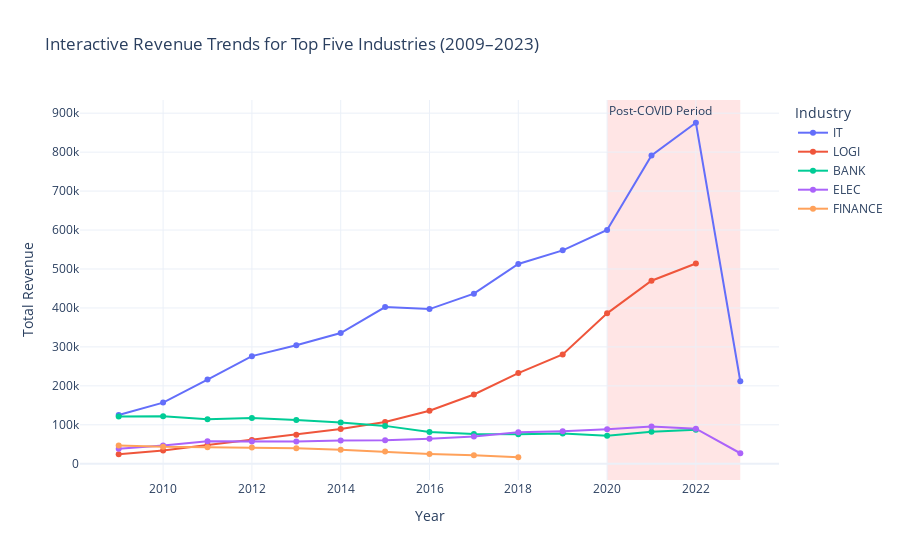

Source (notebook cell):
### Markdown cell above
**Visualization 1.** Interactive Revenue Trend for Top 5 Sectors with Post_Covid Highlights
This interactive module shows multiple Revenue trend for Top 5 sectors from 2009 - 2023.

This visuals was used for clarity, the line chat helps to highlight long term trend and the short term volatility.
The Color pallette is high-contrast that was used to differentiate between various financial variables that makes the chat readable.
The "Post Covid" shaded area(Contextual shading) provides immediate visual context, explaining the sudden peak and subsequent crash as an external market event rather than a normal data.

### Code cell
#Calling the Interactive Revenue Trend function 
plot_top5_industries_revenue()

### Figure 1 — Plotly figure (JSON) as saved in the notebook; plotly's stock layout.template omitted (floating-point values rounded to 4 significant figures)
{"data": [{"hovertemplate": "Industry: %{text}<br>\"\"Year: %{x}<br>\"\"Revenue: %{y:,.0f}<extra></extra>", "mode": "lines+markers", "name": "IT", "text": ["IT", "IT", "IT", "IT", "IT", "IT", "IT", "IT", "IT", "IT", "IT", "IT", "IT", "IT", "IT"], "type": "scatter", "x": [2009, 2010, 2011, 2012, 2013, 2014, 2015, 2016, 2017, 2018, 2019, 2020, 2021, 2022, 2023], "y": [124993, 157030, 216097, 276270, 304278, 335629, 402284, 397065, 436660, 512774, 547874, 600057, 791542, 875434, 211915]}, {"hovertemplate": "Industry: %{text}<br>\"\"Year: %{x}<br>\"\"Revenue: %{y:,.0f}<extra></extra>", "mode": "lines+markers", "name": "LOGI", "text": ["LOGI", "LOGI", "LOGI", "LOGI", "LOGI", "LOGI", "LOGI", "LOGI", "LOGI", "LOGI", "LOGI", "LOGI", "LOGI", "LOGI"], "type": "scatter", "x": [2009, 2010, 2011, 2012, 2013, 2014, 2015, 2016, 2017, 2018, 2019, 2020, 2021, 2022], "y": [24509, 34204, 48077, 61093, 74452, 88988, 107006, 135987, 177866, 232887, 280522, 386064, 469822, 513983]}, {"hovertemplate": "Industry: %{text}<br>\"\"Year: %{x}<br>\"\"Revenue: %{y:,.0f}<extra></extra>", "mode": "lines+markers", "name": "BANK", "text": ["BANK", "BANK", "BANK", "BANK", "BANK", "BANK", "BANK", "BANK", "BANK", "BANK", "BANK", "BANK", "BANK", "BANK"], "type": "scatter", "x": [2009, 2010, 2011, 2012, 2013, 2014, 2015, 2016, 2017, 2018, 2019, 2020, 2021, 2022], "y": [121400.0, 121900.0, 114000.0, 117300.0, 112600.0, 106100.0, 97250.0, 81440.0, 76680.0, 75600.0, 77370.0, 71680.0, 82230.0, 87310.0]}, {"hovertemplate": "Industry: %{text}<br>\"\"Year: %{x}<br>\"\"Revenue: %{y:,.0f}<extra></extra>", "mode": "lines+markers", "name": "ELEC", "text": ["ELEC", "ELEC", "ELEC", "ELEC", "ELEC", "ELEC", "ELEC", "ELEC", "ELEC", "ELEC", "ELEC", "ELEC", "ELEC", "ELEC", "ELEC"], "type": "scatter", "x": [2009, 2010, 2011, 2012, 2013, 2014, 2015, 2016, 2017, 2018, 2019, 2020, 2021, 2022, 2023], "y": [38550.0, 46950.0, 57540.0, 57340.0, 56990.0, 60000, 60037, 64397, 69671, 80562, 83681, 88785, 95699, 89968, 26974]}, {"hovertemplate": "Industry: %{text}<br>\"\"Year: %{x}<br>\"\"Revenue: %{y:,.0f}<extra></extra>", "mode": "lines+markers", "name": "FINANCE", "text": ["FINANCE", "FINANCE", "FINANCE", "FINANCE", "FINANCE", "FINANCE", "FINANCE", "FINANCE", "FINANCE", "FINANCE"], "type": "scatter", "x": [2009, 2010, 2011, 2012, 2013, 2014, 2015, 2016, 2017, 2018], "y": [46770, 43360, 42664, 41567, 39854, 36188, 31198, 25146, 22138, 16702]}], "layout": {"annotations": [{"showarrow": false, "text": "Post-COVID Period", "x": 2020, "xanchor": "left", "xref": "x", "y": 1, "yanchor": "top", "yref": "y domain"}], "hovermode": "x unified", "legend": {"title": {"text": "Industry"}}, "shapes": [{"fillcolor": "red", "layer": "below", "line": {"width": 0}, "opacity": 0.1, "type": "rect", "x0": 2020, "x1": 2023, "xref": "x", "y0": 0, "y1": 1, "yref": "y domain"}], "title": {"text": "Interactive Revenue Trends for Top Five Industries (2009–2023)"}, "xaxis": {"title": {"text": "Year"}}, "yaxis": {"title": {"text": "Total Revenue"}}}}
